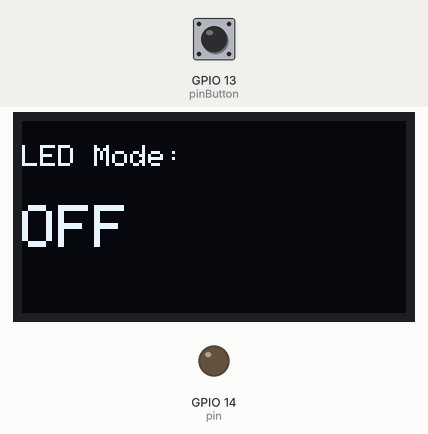
Bench run of a program on a simulated ESP32-S3. Shown: 128×64 one-colour display, output pins drawn as LEDs (lit = HIGH). The inputs (shaded band) are chosen by the test bench; at power-on: GPIO 13 (pinButton) HIGH. What the program prints to the serial monitor is not drawn.

Above: at 1.7 s.
1.8 s: GPIO 13 (pinButton) pulled LOW for 0.15 s
At 2.4 s:
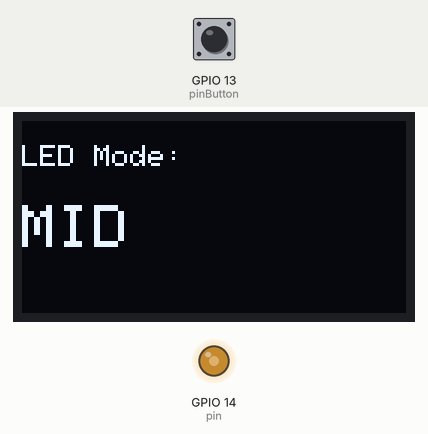
3.4 s: GPIO 13 (pinButton) pulled LOW for 1 s
At 4.8 s:
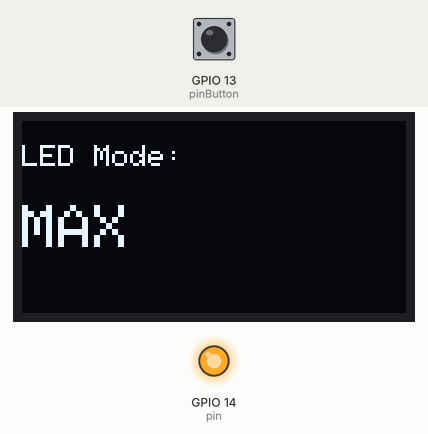
5.9 s: GPIO 13 (pinButton) pulled LOW for 0.15 s
At 6.13 s:
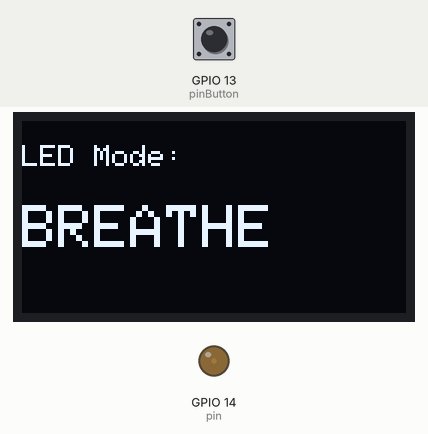
6.6 s: GPIO 13 (pinButton) pulled LOW for 3.2 s
At 7.2 s:
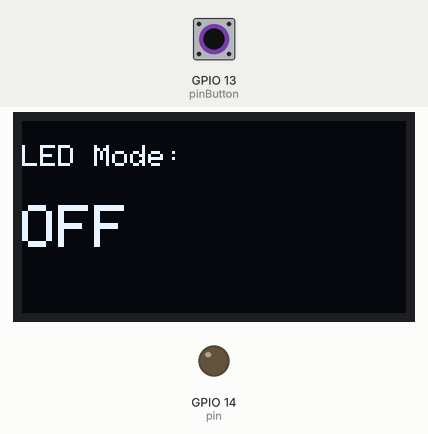
Timing chart, 0 to 9.6 s (numbered marks = the images above; inputs shaded):
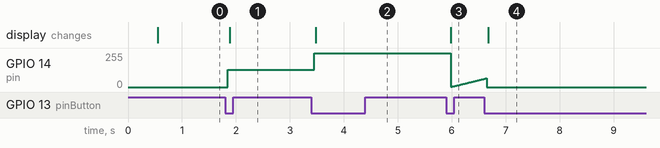

The program:

main.cpp
```cpp
#include <Arduino.h>
#include <Wire.h>
#include <Adafruit_GFX.h>
#include <Adafruit_SSD1306.h>

#define SCREEN_WIDTH 128
#define SCREEN_HEIGHT 64
#define OLED_SDA 11
#define OLED_SCL 12

Adafruit_SSD1306 display(SCREEN_WIDTH, SCREEN_HEIGHT, &Wire, -1);

int pin = 14;
int pinButton = 13;
int buttonState = HIGH;
int lastReading = HIGH;
unsigned long lastDebounceTime = 0;
const unsigned long debounceDelay = 50;
int count = 0;
int lastCount = -1;

// 呼吸灯相关变量
unsigned long lastBreatheTime = 0;
int breatheDir = 1;
int breatheValue = 0;
const unsigned long breatheInterval = 10;

enum ledState_t {
  OFF,
  MID,
  MAX,
  BREATHE
};

const char* ledStateNames[] = {"OFF", "MID", "MAX", "BREATHE"};

void updateOLED(const char* modeName) {
  display.clearDisplay();
  display.setTextColor(SSD1306_WHITE);

  display.setTextSize(1);
  display.setCursor(0, 8);
  display.println("LED Mode:");

  display.setTextSize(2);
  display.setCursor(0, 28);
  display.println(modeName);

  display.display();
}

void setup() {
  Serial.begin(115200);
  delay(500);

  Wire.begin(OLED_SDA, OLED_SCL);

  if (!display.begin(SSD1306_SWITCHCAPVCC, 0x3C)) {
    Serial.println("OLED init failed");
    while (true);
  }

  pinMode(pinButton, INPUT_PULLUP);
  pinMode(pin, OUTPUT);
  digitalWrite(pin, LOW);

  ledcSetup(0, 5000, 8);
  ledcWrite(0, 0);
  ledcAttachPin(pin, 0);

  updateOLED(ledStateNames[count]);

  Serial.println("System Initialized - LED is OFF (0%)");
}

void readButton() {
  int reading = digitalRead(pinButton);

  if (reading != lastReading) {
    lastDebounceTime = millis();
  }

  if ((millis() - lastDebounceTime) > debounceDelay) {
    if (reading != buttonState) {
      buttonState = reading;

      if (buttonState == LOW) {
        if (count >= 3) {
          count = 0;
        } else {
          count++;
        }

        Serial.print("[ Button Pressed ] LED State Changed to: ");
        Serial.println(ledStateNames[count]);
      }
    }
  }

  lastReading = reading;
}

void breatheState() {
  if (millis() - lastBreatheTime >= breatheInterval) {
    lastBreatheTime = millis();
    breatheValue += breatheDir;

    if (breatheValue >= 255) {
      breatheValue = 255;
      breatheDir = -1;
    } else if (breatheValue <= 0) {
      breatheValue = 0;
      breatheDir = 1;
    }

    ledcWrite(0, breatheValue);
  }
}

void ledState() {
  if (count != lastCount) {
    lastCount = count;

    switch (count) {
      case 0:
        ledcWrite(0, 0);
        Serial.println("\n>>> LED State: OFF");
        Serial.println("    PWM Value: 0 (0%)");
        Serial.println("    Brightness: Off\n");
        break;

      case 1:
        ledcWrite(0, 128);
        Serial.println("\n>>> LED State: MID");
        Serial.println("    PWM Value: 128 (50%)");
        Serial.println("    Brightness: Medium\n");
        break;

      case 2:
        ledcWrite(0, 255);
        Serial.println("\n>>> LED State: MAX");
        Serial.println("    PWM Value: 255 (100%)");
        Serial.println("    Brightness: Maximum\n");
        break;

      case 3:
        breatheValue = 0;
        breatheDir = 1;
        lastBreatheTime = millis();
        Serial.println("\n>>> LED State: BREATHE");
        Serial.println("    Mode: Breathing effect");
        Serial.println("    PWM Value: Dynamic (0-255)\n");
        break;
    }

    updateOLED(ledStateNames[count]);
  }

  switch (count) {
    case 0:
      break;
    case 1:
      break;
    case 2:
      break;
    case 3:
      breatheState();
      break;
  }
}

void loop() {
  readButton();
  ledState();
}
```

Measured:
- after the input at 1.8 s, GPIO 14 (pin): 0/255 → 128/255 after 0.05 s; the display: changes after 0.08 s (image 1)
- after the input at 3.4 s, GPIO 14 (pin): 128/255 → 255/255 after 0.05 s; the display: changes after 0.08 s (image 2)
- after the input at 5.9 s, the display: changes after 0.08 s (image 3)
- after the input at 6.6 s, the display: changes after 0.08 s (image 4)
